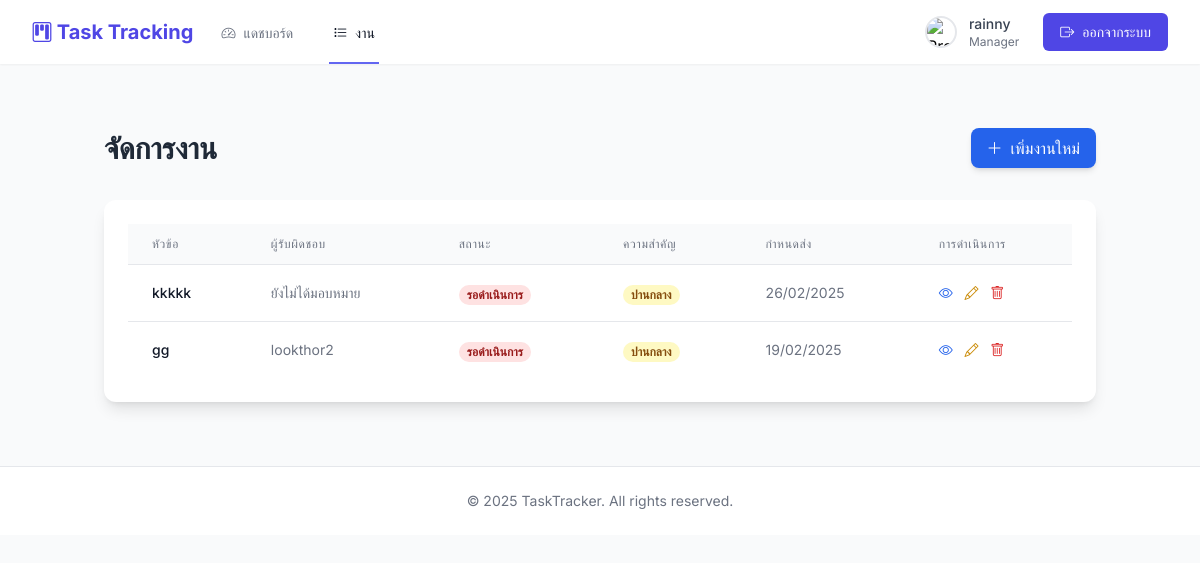
Before: /manager/tasks.php (signed in) with the older database file.
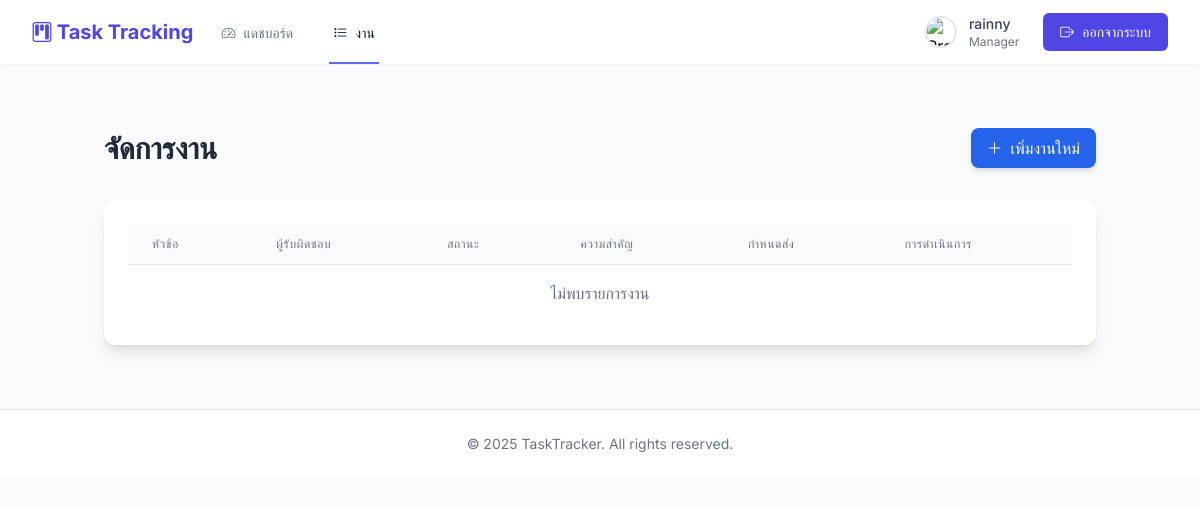
After: the same page with the newer database file.
### tables this page shows
CREATE TABLE `tasks` (
  `task_id` int(11) NOT NULL,
  `title` varchar(255) NOT NULL,
  `description` text DEFAULT NULL,
  `status` enum('pending','in_progress','completed','cancelled') DEFAULT 'pending',
  `priority` enum('low','medium','high','urgent') DEFAULT 'medium',
  `due_date` date DEFAULT NULL,
  `created_at` datetime DEFAULT current_timestamp(),
  `updated_at` datetime DEFAULT current_timestamp() ON UPDATE current_timestamp(),
  `created_by` int(11) DEFAULT NULL,
  `assigned_to` int(11) DEFAULT NULL,
  `project_id` int(11) DEFAULT NULL,
  `assigned_by` int(11) DEFAULT NULL
);

CREATE TABLE `users` (
  `user_id` int(11) NOT NULL,
  `username` varchar(50) NOT NULL,
  `email` varchar(100) NOT NULL,
  `password` varchar(255) NOT NULL,
  `role` enum('admin','manager','employee') NOT NULL DEFAULT 'employee',
  `token` varchar(64) DEFAULT NULL,
  `token_expires_at` datetime DEFAULT NULL,
  `created_at` timestamp NOT NULL DEFAULT current_timestamp(),
  `updated_at` datetime DEFAULT current_timestamp() ON UPDATE current_timestamp(),
  `is_active` tinyint(1) NOT NULL DEFAULT 1,
  `profile_image` varchar(255) DEFAULT 'default-profile.png',
  `department_id` int(11) DEFAULT NULL,
  `phone` varchar(20) DEFAULT NULL
);

### manager/tasks.php (the view, shortened to what the changed rows need)
<?php
include '../header.php';
require_once '../auth.php';
$manager_id = $_SESSION['user_id'];
$tasks_sql = "
    SELECT t.*, u.username as assigned_username
    FROM tasks t
    LEFT JOIN users u ON t.assigned_to = u.user_id
    WHERE t.created_by = ?
    ORDER BY t.created_at DESC";
$stmt = $conn->prepare($tasks_sql);
$stmt->bind_param("i", $manager_id);
$stmt->execute();
$tasks = $stmt->get_result();
?>
<div class="container mx-auto px-4 py-8">
    <div class="flex justify-between items-center mb-8">
        <h2 class="text-3xl font-bold text-gray-800">จัดการงาน</h2>
    </div>
    <div class="bg-white rounded-xl shadow-lg overflow-hidden">
        <div class="p-6">
            <div class="overflow-x-auto">
                <table class="min-w-full divide-y divide-gray-200">
                    <thead class="bg-gray-50">
                        <tr>
                            <th class="px-6 py-3 text-left text-xs font-medium text-gray-500 uppercase tracking-wider">หัวข้อ</th>
                            <th class="px-6 py-3 text-left text-xs font-medium text-gray-500 uppercase tracking-wider">ผู้รับผิดชอบ</th>
                            <th class="px-6 py-3 text-left text-xs font-medium text-gray-500 uppercase tracking-wider">สถานะ</th>
                            <th class="px-6 py-3 text-left text-xs font-medium text-gray-500 uppercase tracking-wider">ความสำคัญ</th>
                            <th class="px-6 py-3 text-left text-xs font-medium text-gray-500 uppercase tracking-wider">กำหนดส่ง</th>
                            <th class="px-6 py-3 text-left text-xs font-medium text-gray-500 uppercase tracking-wider">การดำเนินการ</th>
                        </tr>
                    </thead>
                    <tbody class="bg-white divide-y divide-gray-200">
                        <?php if ($tasks->num_rows > 0): ?>
                            <?php while ($task = $tasks->fetch_assoc()): ?>
                                <tr class="hover:bg-gray-50 transition duration-150">
                                    <td class="px-6 py-4 whitespace-nowrap">
                                        <div class="text-sm font-medium text-gray-900">
                                            <?php echo htmlspecialchars($task['title']); ?>
                                        </div>
                                    </td>
                                    <td class="px-6 py-4 whitespace-nowrap">
                                        <div class="text-sm text-gray-500">
                                            <?php echo htmlspecialchars($task['assigned_username'] ?? 'ยังไม่ได้มอบหมาย'); ?>
                                        </div>
                                    </td>
                                    <td class="px-6 py-4 whitespace-nowrap">
                                        <span class="px-2 inline-flex text-xs leading-5 font-semibold rounded-full <?php
                                            echo match($task['status']) {
                                                'completed' => 'bg-green-100 text-green-800',
                                                'in_progress' => 'bg-yellow-100 text-yellow-800',
                                                'pending' => 'bg-red-100 text-red-800',
                                                default => 'bg-gray-100 text-gray-800'
                                            };
                                        ?>">
                                            <?php
                                            echo match($task['status']) {
                                                'completed' => 'เสร็จสิ้น',
                                                'in_progress' => 'กำลังดำเนินการ',
                                                'pending' => 'รอดำเนินการ',
                                                default => 'ไม่ระบุ'
                                            };
                                            ?>
                                        </span>
                                    </td>
                                    <td class="px-6 py-4 whitespace-nowrap">
                                        <span class="px-2 inline-flex text-xs leading-5 font-semibold rounded-full <?php
                                            echo match($task['priority']) {
                                                'high' => 'bg-red-100 text-red-800',
                                                'medium' => 'bg-yellow-100 text-yellow-800',
                                                'low' => 'bg-blue-100 text-blue-800',
                                                default => 'bg-gray-100 text-gray-800'
                                            };
                                        ?>">
                                            <?php
                                            echo match($task['priority']) {
                                                'high' => 'สูง',
                                                'medium' => 'ปานกลาง',
                                                'low' => 'ต่ำ',
                                                default => 'ไม่ระบุ'
                                            };
                                            ?>
                                        </span>
                                    </td>
                                    <td class="px-6 py-4 whitespace-nowrap text-sm text-gray-500">
                                        <?php echo date('d/m/Y', strtotime($task['due_date'])); ?>
                                    </td>
                                    <td class="px-6 py-4 whitespace-nowrap text-sm font-medium space-x-2">
                                        <a href="/task_tracking_system/manager/view_task.php?id=<?php echo $task['task_id']; ?>"
                                           class="text-blue-600 hover:text-blue-900">
                                            <i class="bi bi-eye"></i>
                                        </a>
                                        <a href="/task_tracking_system/manager/edit_task.php?id=<?php echo $task['task_id']; ?>"
                                           class="text-yellow-600 hover:text-yellow-900">
                                            <i class="bi bi-pencil"></i>
                                        </a>
                                        <a href="/task_tracking_system/manager/delete_task.php?id=<?php echo $task['task_id']; ?>"
                                           class="text-red-600 hover:text-red-900"
                                           onclick="return confirm('คุณแน่ใจหรือไม่ที่จะลบงานนี้?');">
                                            <i class="bi bi-trash"></i>
                                        </a>
                                    </td>
                                </tr>
                            <?php endwhile; ?>
                        <?php else: ?>
                            <tr>
                                <td colspan="6" class="px-6 py-4 text-center text-gray-500">ไม่พบรายการงาน</td>
                            </tr>
                        <?php endif; ?>
                    </tbody>
                </table>
            </div>
        </div>
    </div>
</div>
<?php include '../footer.php'; ?>

Changed rows visible on the page:
removed tasks: title "kkkkk", assigned_username "ยังไม่ได้มอบหมาย", status "รอดำเนินการ", priority "ปานกลาง", due_date "26/02/2025"
removed tasks: title "gg", assigned_to.username "lookthor2", status "รอดำเนินการ", priority "ปานกลาง", due_date "19/02/2025"
Other visible differences:
text now shown: "ไม่พบรายการงาน"
